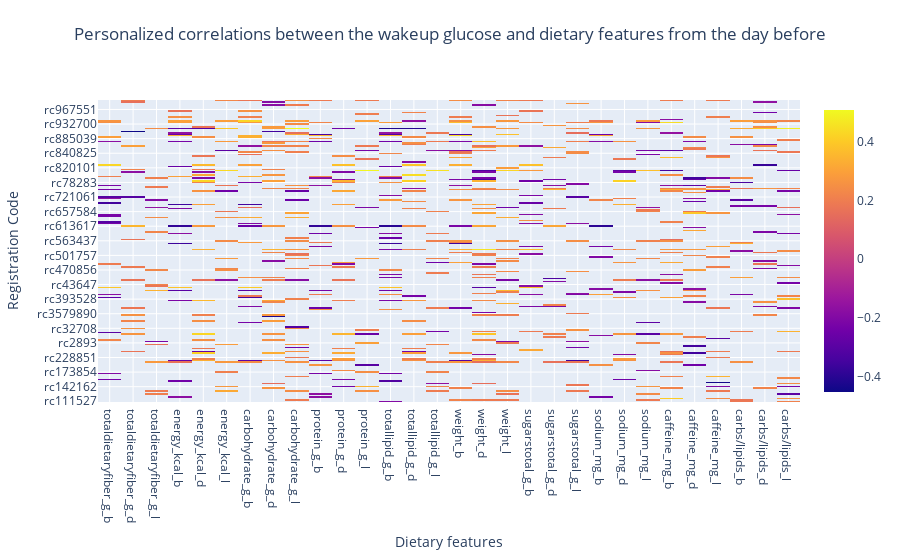

Notebook cell for this chart:
### Code cell
plot_corr_heatmap(corr_table_split, savefig=True, filename='corr_split_diet_pnp3_nonfdr')

### Figure 1 — Plotly figure (JSON) as saved in the notebook; plotly's stock layout.template omitted (floating-point values rounded to 4 significant figures; data arrays with more than 128 entries replaced by an {"elided": "..."} marker saying what was removed)
{"data": [{"hoverongaps": false, "type": "heatmap", "x": ["totaldietaryfiber_g_b", "totaldietaryfiber_g_d", "totaldietaryfiber_g_l", "energy_kcal_b", "energy_kcal_d", "energy_kcal_l", "carbohydrate_g_b", "carbohydrate_g_d", "carbohydrate_g_l", "protein_g_b", "protein_g_d", "protein_g_l", "totallipid_g_b", "totallipid_g_d", "totallipid_g_l", "weight_b", "weight_d", "weight_l", "sugarstotal_g_b", "sugarstotal_g_d", "sugarstotal_g_l", "sodium_mg_b", "sodium_mg_d", "sodium_mg_l", "caffeine_mg_b", "caffeine_mg_d", "caffeine_mg_l", "carbs/lipids_b", "carbs/lipids_d", "carbs/lipids_l"], "y": {"elided": "207 str values"}, "z": {"elided": "207x30 float values"}}], "layout": {"title": {"text": "Personalized correlations between the wakeup glucose and dietary features from the day before", "x": 0.5, "xanchor": "center", "y": 0.95, "yanchor": "top"}, "xaxis": {"title": {"text": "Dietary features"}}, "yaxis": {"title": {"text": "Registration Code"}}}}
